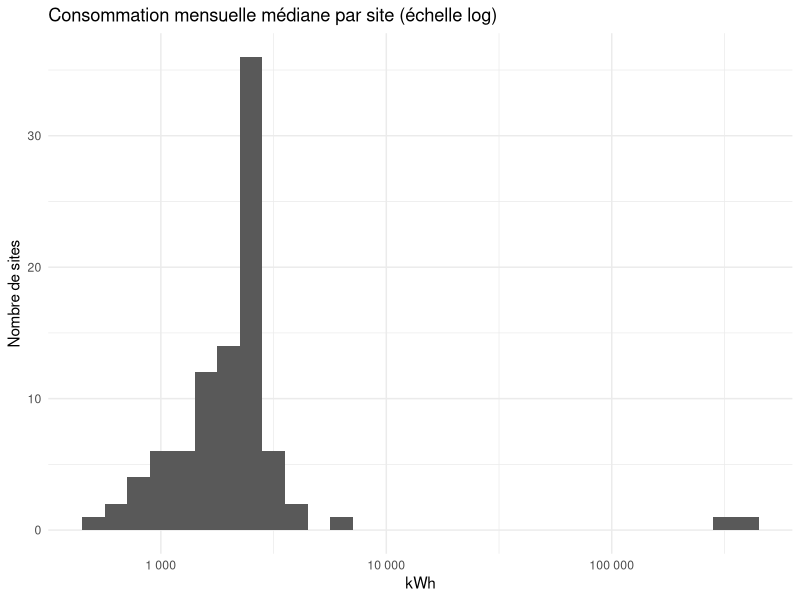
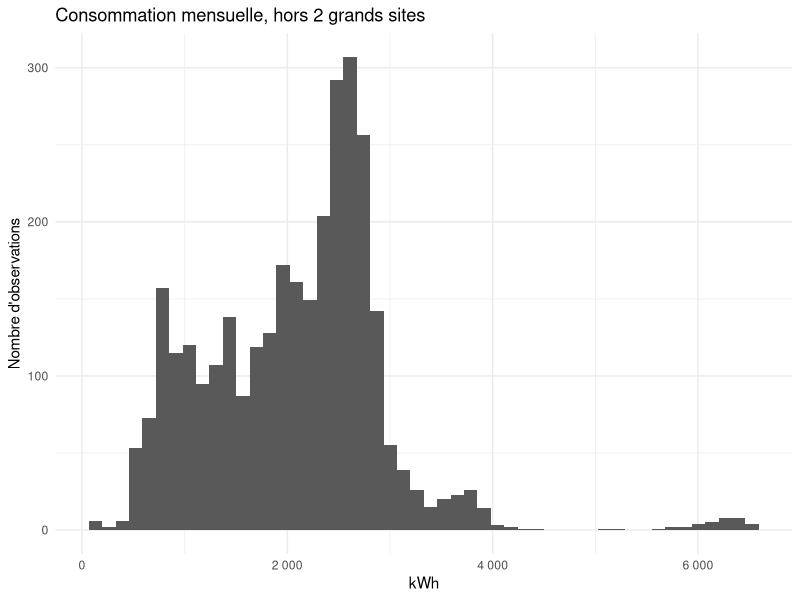
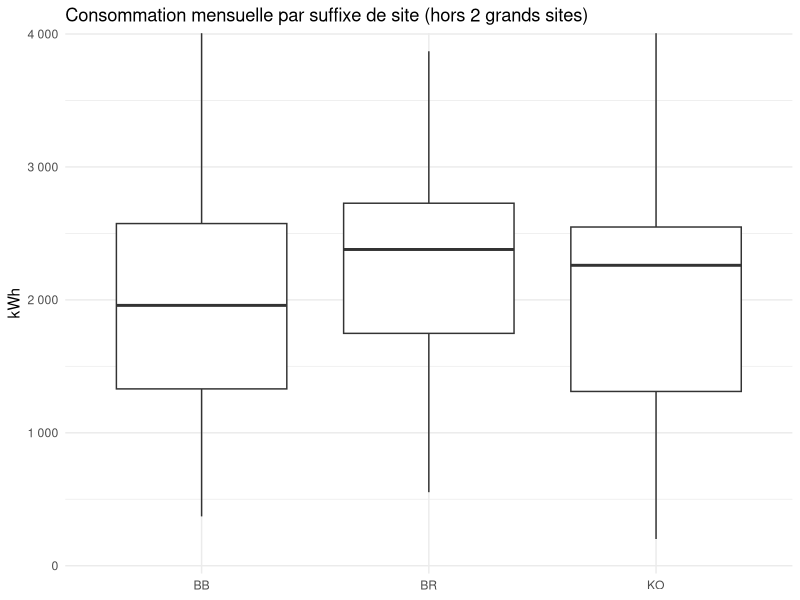
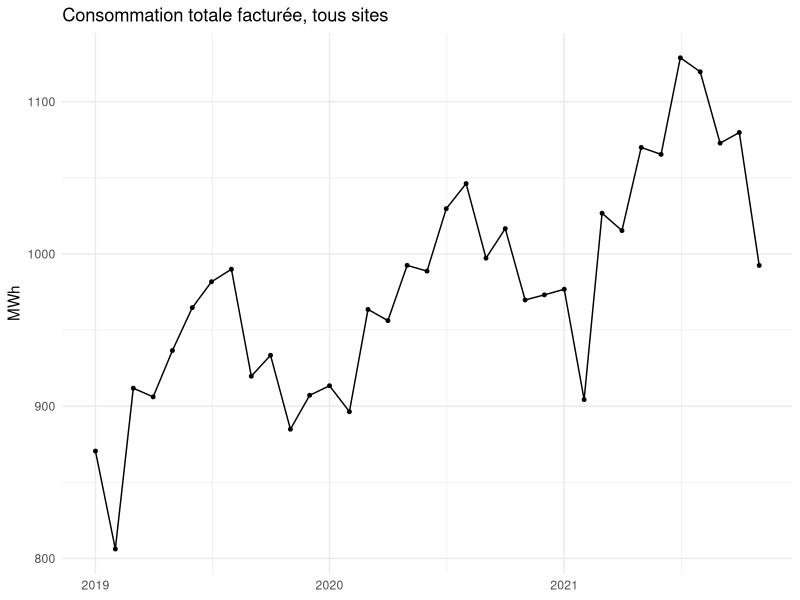
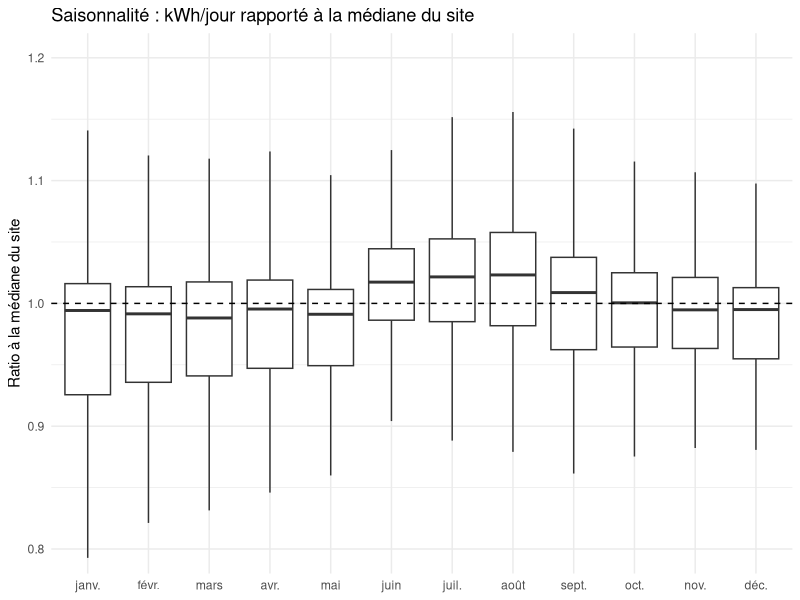
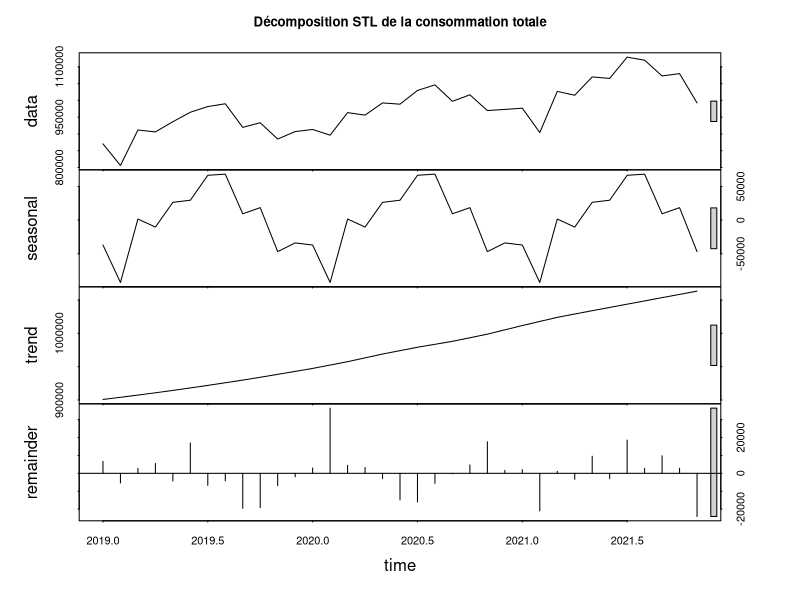
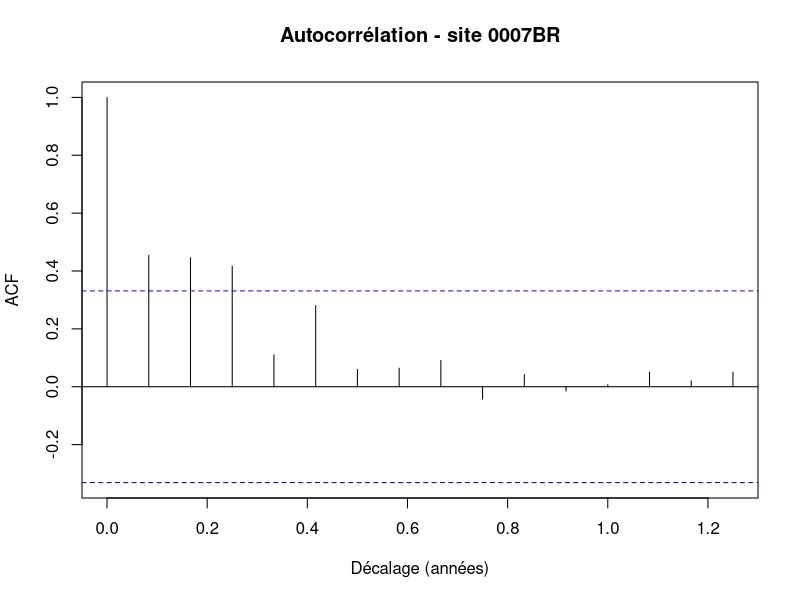
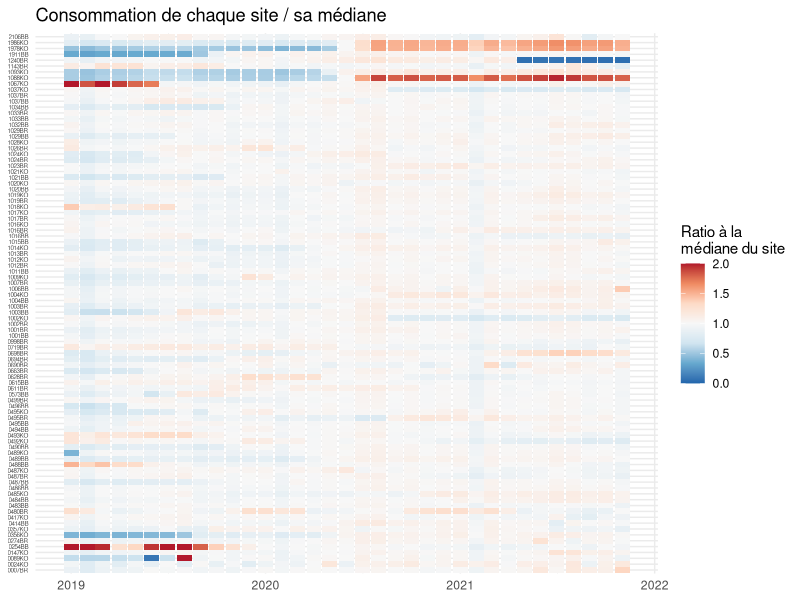

Here is the R script that generated these plots, in order:
## ---- chunk 1
knitr::opts_chunk$set(echo = FALSE, message = FALSE, warning = FALSE,
                      fig.align = "center", fig.width = 7, fig.height = 3.5)
## ---- chunk 2
library(dplyr)
library(tidyr)
library(ggplot2)
library(lubridate)
library(knitr)

# French number formatting for tables: 2 500,3
fr <- function(x, d = 0) formatC(x, format = "f", digits = d, big.mark = " ", decimal.mark = ",")
## ---- chunk 3
df <- read.csv("TimeSeries.csv", header = TRUE, sep = ",")

df <- df %>%
  mutate(
    KWH_PERIOD  = as.numeric(gsub("\\s", "", KWH_PERIOD)),  # "2 500" -> 2500
    BEGIN       = dmy(BEGIN),                                # dd/mm/yyyy
    END         = dmy(END),
    DAYS        = as.numeric(END - BEGIN) + 1,               # length of billing period
    KWH_PER_DAY = KWH_PERIOD / DAYS,                         # normalizes Feb vs 31-day months
    MONTH       = floor_date(BEGIN, "month"),                # first day of the month
    GROUP       = substr(NAME, nchar(NAME) - 1, nchar(NAME)) # BB / BR / KO suffix
  ) %>%
  arrange(NAME, MONTH)
## ---- chunk 4
months_per_site <- df %>% group_by(NAME) %>% summarise(n_months = n_distinct(MONTH))

# first/last month per site
coverage <- df %>% group_by(NAME) %>%
  summarise(first = min(MONTH), last = max(MONTH), n_months = n_distinct(MONTH))

# billing periods that are NOT a full calendar month
irregular <- df %>%
  filter(day(BEGIN) != 1 | END != ceiling_date(BEGIN, "month") - days(1))

overview <- data.frame(
  Indicateur = c("Nombre de sites", "Nombre d'observations", "Période couverte",
                 "Mois par site", "Valeurs manquantes", "Doublons (site, mois)"),
  Valeur = c(n_distinct(df$NAME),
             fr(nrow(df)),
             paste(format(min(coverage$first), "%m/%Y"), "à", format(max(coverage$last), "%m/%Y")),
             paste(unique(months_per_site$n_months), collapse = ", "),
             sum(is.na(df$KWH_PERIOD)),
             sum(duplicated(df[c("NAME", "MONTH")])))
)
kable(overview, col.names = c("", ""), align = c("l", "r"), booktabs = TRUE,
      caption = "Vue d'ensemble du jeu de données")
## ---- chunk 5
irregular %>%
  transmute(Site = NAME,
            `Début` = format(BEGIN, "%d/%m/%Y"),
            Fin = format(END, "%d/%m/%Y"),
            Jours = DAYS,
            kWh = fr(KWH_PERIOD)) %>%
  kable(align = c("l", "c", "c", "r", "r"), booktabs = TRUE,
        caption = "Périodes de facturation ne couvrant pas un mois calendaire complet")
## ---- chunk 6
#Mise en forme en séries temporelles

#wide format: one column per site, one row per month
wide <- df %>%
  select(MONTH, NAME, KWH_PERIOD) %>%
  pivot_wider(names_from = NAME, values_from = KWH_PERIOD) %>%
  arrange(MONTH)

# a list of ts objects, one per site (monthly, frequency = 12)
series <- lapply(split(df, df$NAME), function(d)
  ts(d$KWH_PERIOD,
     start = c(year(min(d$MONTH)), month(min(d$MONTH))),
     frequency = 12))
## ---- chunk 7
site_median <- df %>% group_by(NAME) %>% summarise(med = median(KWH_PERIOD))
giants <- site_median$NAME[site_median$med > 100000]   # "0698BR" "0998BR"
std <- df %>% filter(!NAME %in% giants)

describe <- function(x) c(Min = min(x), Q1 = quantile(x, .25), `Médiane` = median(x),
                          Moyenne = mean(x), Q3 = quantile(x, .75), Max = max(x), `Écart-type` = sd(x))
global <- rbind(`Tous les sites` = describe(df$KWH_PERIOD),
                `Hors 2 grands sites` = describe(std$KWH_PERIOD))
colnames(global) <- c("Min", "Q1", "Médiane", "Moyenne", "Q3", "Max", "Écart-type")
kable(apply(global, 2, fr), align = "r", booktabs = TRUE,
      caption = "Consommation mensuelle facturée (kWh)")
## ---- chunk 8
site_stats <- df %>% group_by(NAME, GROUP) %>%
  summarise(mean = mean(KWH_PERIOD), median = median(KWH_PERIOD), sd = sd(KWH_PERIOD),
            min = min(KWH_PERIOD), max = max(KWH_PERIOD), cv = sd / mean, .groups = "drop")

cv_classes <- as.data.frame(table(cut(site_stats$cv, c(0, .05, .1, .2, 1),
  labels = c("< 5 %  (très stable)", "5–10 %  (stable)", "10–20 %  (variable)", "> 20 %  (très variable)"))))
cv_classes$Part <- paste0(fr(100 * cv_classes$Freq / sum(cv_classes$Freq)), " %")
kable(cv_classes, col.names = c("Coefficient de variation", "Nombre de sites", "Part"),
      align = c("l", "r", "r"), booktabs = TRUE,
      caption = "Stabilité des sites (coefficient de variation = écart-type / moyenne)")
## ---- chunk 9
site_stats %>% arrange(desc(cv)) %>% head(10) %>%
  transmute(Site = NAME, Moyenne = fr(mean), `Médiane` = fr(median),
            Min = fr(min), Max = fr(max), CV = paste0(fr(100 * cv), " %")) %>%
  kable(align = c("l", rep("r", 5)), booktabs = TRUE,
        caption = "Les 10 sites les plus variables (kWh/mois)")
## ---- chunk 10
ggplot(site_median, aes(med)) + geom_histogram(bins = 30) + scale_x_log10(labels = scales::label_number(big.mark = " ")) +
  labs(title = "Consommation mensuelle médiane par site (échelle log)", x = "kWh", y = "Nombre de sites") + theme_minimal()

ggplot(std, aes(KWH_PERIOD)) + geom_histogram(bins = 50) +
  scale_x_continuous(labels = scales::label_number(big.mark = " ")) +
  labs(title = "Consommation mensuelle, hors 2 grands sites", x = "kWh", y = "Nombre d'observations") + theme_minimal()
## ---- chunk 11
ggplot(std, aes(GROUP, KWH_PERIOD)) +
  geom_boxplot(outlier.shape = NA) +
  coord_cartesian(ylim = quantile(std$KWH_PERIOD, c(0, 0.98))) +
  scale_y_continuous(labels = scales::label_number(big.mark = " ")) +
  labs(title = "Consommation mensuelle par suffixe de site (hors 2 grands sites)", x = NULL, y = "kWh") +
  theme_minimal()
## ---- chunk 12
total <- df %>% group_by(MONTH) %>% summarise(total = sum(KWH_PERIOD))
ggplot(total, aes(MONTH, total / 1000)) + geom_line() + geom_point(size = 1) +
  labs(title = "Consommation totale facturée, tous sites", x = NULL, y = "MWh") + theme_minimal()
## ---- chunk 13
df %>% filter(month(MONTH) <= 11) %>%            # 2021 stops in Nov, so compare Jan–Nov
  group_by(Y = year(MONTH)) %>% summarise(total = sum(KWH_PERIOD)) %>%
  mutate(growth = total / lag(total) - 1) %>%
  transmute(`Année` = Y,
            `Consommation janv.–nov. (MWh)` = fr(total / 1000),
            `Évolution` = ifelse(is.na(growth), "–", paste0("+", fr(100 * growth, 1), " %"))) %>%
  kable(align = c("l", "r", "r"), booktabs = TRUE,
        caption = "Croissance annuelle (janvier–novembre, pour comparer des périodes identiques)")
## ---- chunk 14
seas <- std %>%
  group_by(NAME) %>% mutate(NORM = KWH_PER_DAY / median(KWH_PER_DAY)) %>% ungroup() %>%
  mutate(MOY = factor(month(MONTH), levels = 1:12,
                      labels = c("janv.", "févr.", "mars", "avr.", "mai", "juin",
                                 "juil.", "août", "sept.", "oct.", "nov.", "déc.")))

ggplot(seas, aes(MOY, NORM)) +
  geom_boxplot(outlier.shape = NA) +
  coord_cartesian(ylim = c(0.8, 1.2)) +
  geom_hline(yintercept = 1, linetype = "dashed") +
  labs(title = "Saisonnalité : kWh/jour rapporté à la médiane du site",
       x = NULL, y = "Ratio à la médiane du site") +
  theme_minimal()
## ---- chunk 15
tot <- ts(total$total, start = c(2019, 1), frequency = 12)
plot(stl(tot, s.window = "periodic"), main = "Décomposition STL de la consommation totale")
## ---- chunk 16
acf_lag1  <- sapply(series, function(s) acf(s, plot = FALSE)$acf[2])
acf_lag12 <- sapply(series, function(s) acf(s, lag.max = 12, plot = FALSE)$acf[13])

acf_tab <- rbind(`Lag 1 (mois précédent)` = quantile(acf_lag1, c(0, .25, .5, .75, 1)),
                 `Lag 12 (même mois, année précédente)` = quantile(acf_lag12, c(0, .25, .5, .75, 1)))
colnames(acf_tab) <- c("Min", "Q1", "Médiane", "Q3", "Max")
kable(apply(acf_tab, 2, fr, d = 2), align = "r", booktabs = TRUE,
      caption = "Distribution de l'autocorrélation sur les 92 sites")
## ---- chunk 17
acf(series[["0007BR"]], main = "Autocorrélation - site 0007BR", xlab = "Décalage (années)")
## ---- chunk 18
heat <- df %>% group_by(NAME) %>%
  mutate(RATIO = KWH_PERIOD / median(KWH_PERIOD)) %>% ungroup()

ggplot(heat, aes(MONTH, NAME, fill = pmin(RATIO, 2))) +
  geom_tile() +
  scale_fill_distiller(palette = "RdBu", limits = c(0, 2), name = "Ratio à la\nmédiane du site") +
  labs(title = "Consommation de chaque site / sa médiane", x = NULL, y = NULL) +
  theme_minimal() +
  theme(axis.text.y = element_text(size = 4.5))
## ---- chunk 19
examples <- c("0007BR", "0089KO", "0254BB", "0496BB", "1240BR", "0628BR")
ggplot(filter(df, NAME %in% examples), aes(MONTH, KWH_PERIOD)) +
  geom_line() + geom_point(size = 0.8) +
  facet_wrap(~ NAME, ncol = 2, scales = "free_y") +
  scale_y_continuous(labels = scales::label_number(big.mark = " ")) +
  labs(title = "Consommation mensuelle : un site stable et cinq sites atypiques", x = NULL, y = "kWh") +
  theme_minimal()
